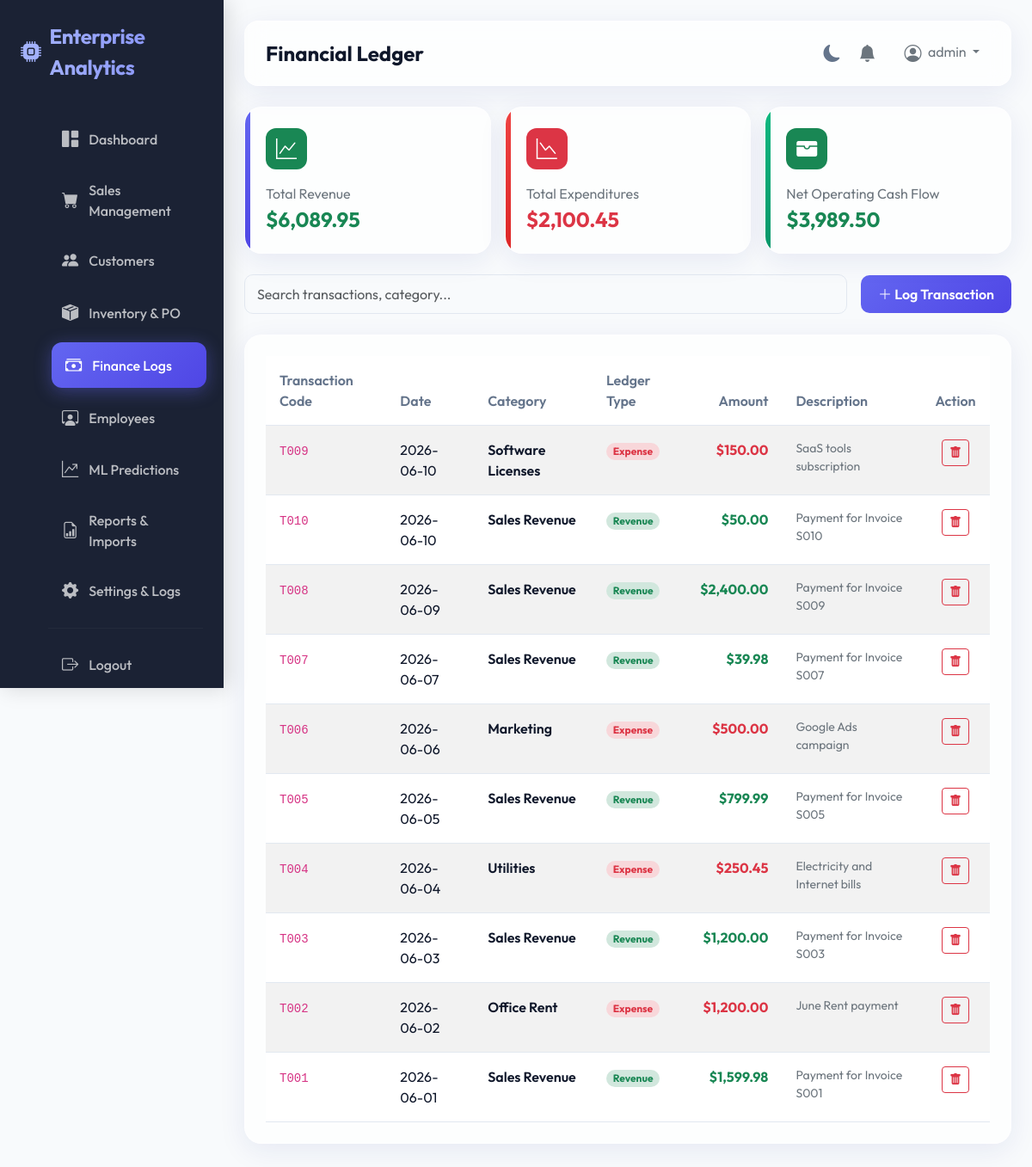
/finance/ (signed in), run on the app's committed database.
### models/user.py (models this page shows, shortened)
class User(db.Model, UserMixin):
    __tablename__ = 'users'
    id = db.Column(db.Integer, primary_key=True)
    username = db.Column(db.String(50), unique=True, nullable=False)
    password_hash = db.Column(db.String(255), nullable=False)
    role = db.Column(db.String(20), nullable=False, default='employee')  # admin, manager, employee
    created_at = db.Column(db.DateTime, default=datetime.utcnow)
    employee = db.relationship('Employee', back_populates='user', uselist=False)
    activity_logs = db.relationship('ActivityLog', back_populates='user')

### models/finance.py (models this page shows, shortened)
class Finance(db.Model):
    __tablename__ = 'finance'
    id = db.Column(db.Integer, primary_key=True)
    transaction_code = db.Column(db.String(20), unique=True, nullable=False)
    date = db.Column(db.Date, nullable=False, default=datetime.utcnow().date)
    category = db.Column(db.String(50), nullable=False)
    type = db.Column(db.String(20), nullable=False)  # Revenue, Expense
    amount = db.Column(db.Float, nullable=False, default=0.0)
    description = db.Column(db.String(200))

### blueprints/finance.py (the view)
@finance_bp.route('/')
@login_required
def index():
    records = Finance.query.order_by(Finance.date.desc()).all()
    total_rev = sum(r.amount for r in records if r.type == 'Revenue')
    total_exp = sum(r.amount for r in records if r.type == 'Expense')
    net_profit = total_rev - total_exp
    return render_template(
        'finance.html',
        records=records,
        total_revenue=total_rev,
        total_expense=total_exp,
        net_profit=net_profit
    )

### templates/finance.html (shortened to what this page needs)
{% extends "base.html" %}
{% block page_title %}Financial Ledger{% endblock %}
{% block content %}
<div class="container-fluid px-0 animate-fade-in">
    <div class="row g-3 mb-4">
        <div class="col-md-4">
            <div class="kpi-card">
                <div class="kpi-icon bg-success">
                    <i class="bi bi-graph-up"></i>
                </div>
                <p class="text-secondary mb-1">Total Revenue</p>
                <h4 class="fw-bold mb-0 text-success">${{ "{:,.2f}".format(total_revenue) }}</h4>
            </div>
        </div>
        <div class="col-md-4">
            <div class="kpi-card danger">
                <div class="kpi-icon bg-danger">
                    <i class="bi bi-graph-down"></i>
                </div>
                <p class="text-secondary mb-1">Total Expenditures</p>
                <h4 class="fw-bold mb-0 text-danger">${{ "{:,.2f}".format(total_expense) }}</h4>
            </div>
        </div>
        <div class="col-md-4">
            <div class="kpi-card {% if net_profit >= 0 %}secondary{% else %}danger{% endif %}">
                <div class="kpi-icon {% if net_profit >= 0 %}bg-success{% else %}bg-danger{% endif %}">
                    <i class="bi bi-wallet-fill"></i>
                </div>
                <p class="text-secondary mb-1">Net Operating Cash Flow</p>
                <h4 class="fw-bold mb-0 {% if net_profit >= 0 %}text-success{% else %}text-danger{% endif %}">${{ "{:,.2f}".format(net_profit) }}</h4>
            </div>
        </div>
    </div>
    <div class="d-flex justify-content-between align-items-center mb-4">
        <div class="search-wrapper flex-grow-1 max-width-400 me-3">
            <input type="text" id="financeSearchInput" class="form-control" placeholder="Search transactions, category..." onkeyup="searchTable('financeSearchInput', 'financeTable')">
        </div>
        <button type="button" class="btn btn-primary-gradient" data-bs-toggle="modal" data-bs-target="#addFinanceModal">
            <i class="bi bi-plus-lg"></i> Log Transaction
        </button>
    </div>
    <div class="analytics-panel">
        <div class="table-responsive">
            <table class="table table-hover table-striped mb-0 custom-table" id="financeTable">
                <thead>
                    <tr>
                        <th>Transaction Code</th>
                        <th>Date</th>
                        <th>Category</th>
                        <th>Ledger Type</th>
                        <th class="text-end">Amount</th>
                        <th>Description</th>
                        <th class="text-center" style="width: 80px;">Action</th>
                    </tr>
                </thead>
                <tbody>
                    {% if records %}
                        {% for r in records %}
                            <tr>
                                <td><code>{{ r.transaction_code }}</code></td>
                                <td>{{ r.date.strftime('%Y-%m-%d') }}</td>
                                <td class="fw-semibold">{{ r.category }}</td>
                                <td>
                                    <span class="badge rounded-pill {% if r.type == 'Revenue' %}bg-success-subtle text-success{% else %}bg-danger-subtle text-danger{% endif %}">
                                        {{ r.type }}
                                    </span>
                                </td>
                                <td class="text-end fw-bold {% if r.type == 'Revenue' %}text-success{% else %}text-danger{% endif %}">
                                    ${{ "{:,.2f}".format(r.amount) }}
                                </td>
                                <td class="text-secondary small">{{ r.description or 'N/A' }}</td>
                                <td class="text-center">
                                    <form action="{{ url_for('finance.delete', id=r.id) }}" method="POST" onsubmit="return confirm('Delete transaction {{ r.transaction_code }}?');">
                                        <button type="submit" class="btn btn-sm btn-outline-danger">
                                            <i class="bi bi-trash-fill"></i>
                                        </button>
                                    </form>
                                </td>
                            </tr>
                        {% endfor %}
                    {% else %}
                        <tr>
                            <td colspan="7" class="text-center text-muted py-5">No ledger records found. Click "Log Transaction" to create one.</td>
                        </tr>
                    {% endif %}
                </tbody>
            </table>
        </div>
    </div>
</div>
{% endblock %}

### templates/base.html (shortened to what this page needs)
<!DOCTYPE html>
<html lang="en" data-theme="light">
<head>
    <link href="https://cdn.jsdelivr.net/npm/bootstrap@5.3.3/dist/css/bootstrap.min.css" rel="stylesheet">
    <link href="https://cdn.jsdelivr.net/npm/bootstrap-icons@1.11.3/font/bootstrap-icons.min.css" rel="stylesheet">
    <link href="{{ url_for('static', filename='css/style.css') }}" rel="stylesheet">
</head>
<body>
    <aside class="sidebar">
        <div class="sidebar-brand">
            <i class="bi bi-cpu-fill"></i> Enterprise Analytics
        </div>
        <ul class="sidebar-menu">
            <li class="sidebar-item">
                <a href="{{ url_for('main.dashboard') }}" class="sidebar-link {% if request.endpoint == 'main.dashboard' %}active{% endif %}">
                    <i class="bi bi-grid-1x2-fill"></i> Dashboard
                </a>
            </li>
            <li class="sidebar-item">
                <a href="{{ url_for('sales.index') }}" class="sidebar-link {% if 'sales.' in request.endpoint %}active{% endif %}">
                    <i class="bi bi-cart-fill"></i> Sales Management
                </a>
            </li>
            <li class="sidebar-item">
                <a href="{{ url_for('customers.index') }}" class="sidebar-link {% if 'customers.' in request.endpoint %}active{% endif %}">
                    <i class="bi bi-people-fill"></i> Customers
                </a>
            </li>
            <li class="sidebar-item">
                <a href="{{ url_for('inventory.index') }}" class="sidebar-link {% if 'inventory.' in request.endpoint %}active{% endif %}">
                    <i class="bi bi-box-seam-fill"></i> Inventory & PO
                </a>
            </li>
            <li class="sidebar-item">
                <a href="{{ url_for('finance.index') }}" class="sidebar-link {% if 'finance.' in request.endpoint %}active{% endif %}">
                    <i class="bi bi-cash-stack"></i> Finance Logs
                </a>
            </li>
            {% if current_user.role in ['admin', 'manager'] %}
            <li class="sidebar-item">
                <a href="{{ url_for('employees.index') }}" class="sidebar-link {% if 'employees.' in request.endpoint %}active{% endif %}">
                    <i class="bi bi-person-workspace"></i> Employees
                </a>
            </li>
            {% endif %}
            <li class="sidebar-item">
                <a href="{{ url_for('ml.index') }}" class="sidebar-link {% if 'ml.' in request.endpoint %}active{% endif %}">
                    <i class="bi bi-graph-up-arrow"></i> ML Predictions
                </a>
            </li>
            <li class="sidebar-item">
                <a href="{{ url_for('reports.index') }}" class="sidebar-link {% if 'reports.' in request.endpoint %}active{% endif %}">
                    <i class="bi bi-file-earmark-bar-graph"></i> Reports & Imports
                </a>
            </li>
            <li class="sidebar-item">
                <a href="{{ url_for('main.settings') }}" class="sidebar-link {% if request.endpoint == 'main.settings' %}active{% endif %}">
                    <i class="bi bi-gear-fill"></i> Settings & Logs
                </a>
            </li>
            <hr style="border-color: rgba(255,255,255,0.15)">
            <li class="sidebar-item">
                <a href="{{ url_for('auth.logout') }}" class="sidebar-link">
                    <i class="bi bi-box-arrow-right"></i> Logout
                </a>
            </li>
        </ul>
    </aside>
    <main class="main-wrapper">
        <header class="top-navbar">
            <h4 class="mb-0 fw-bold text-gradient">{% block page_title %}Dashboard{% endblock %}</h4>
            <div class="navbar-actions">
                <button type="button" class="theme-toggle-btn" id="themeToggleBtn">
                    <i class="bi bi-moon-fill"></i>
                </button>
                <div class="dropdown">
                    <button class="btn btn-link position-relative p-0 text-secondary" type="button" data-bs-toggle="dropdown" aria-expanded="false" onclick="markNotificationsRead()">
                        <i class="bi bi-bell-fill fs-5"></i>
                    </button>
                </div>
                <div class="dropdown">
                    <button class="btn btn-outline-secondary dropdown-toggle border-0" type="button" data-bs-toggle="dropdown" aria-expanded="false">
                        <i class="bi bi-person-circle fs-5 me-1 align-middle"></i> {{ current_user.username }}
                    </button>
                </div>
            </div>
        </header>
        {% block content %}{% endblock %}
    </main>
</body>
</html>

### data on the page
User: username "admin"
Finance: transaction_code "T009", date "2026-06-10", category "Software Licenses", type "Expense", amount "150.00", description "SaaS tools subscription"
Finance: transaction_code "T010", date "2026-06-10", category "Sales Revenue", type "Revenue", amount "50.00", description "Payment for Invoice S010"
Finance: transaction_code "T008", date "2026-06-09", category "Sales Revenue", type "Revenue", amount "2,400.00", description "Payment for Invoice S009"
Finance: transaction_code "T007", date "2026-06-07", category "Sales Revenue", type "Revenue", amount "39.98", description "Payment for Invoice S007"
Finance: transaction_code "T006", date "2026-06-06", category "Marketing", type "Expense", amount "500.00", description "Google Ads campaign"
Finance: transaction_code "T005", date "2026-06-05", category "Sales Revenue", type "Revenue", amount "799.99", description "Payment for Invoice S005"
Finance: transaction_code "T004", date "2026-06-04", category "Utilities", type "Expense", amount "250.45", description "Electricity and Internet bills"
Finance: transaction_code "T003", date "2026-06-03", category "Sales Revenue", type "Revenue", amount "1,200.00", description "Payment for Invoice S003"
Finance: transaction_code "T002", date "2026-06-02", category "Office Rent", type "Expense", amount "1,200.00", description "June Rent payment"
Finance: transaction_code "T001", date "2026-06-01", category "Sales Revenue", type "Revenue", amount "1,599.98", description "Payment for Invoice S001"

### other printed values
{{ "{:,.2f}".format(total_revenue) }} "6,089.95"
{{ "{:,.2f}".format(total_expense) }} "2,100.45"
{{ "{:,.2f}".format(net_profit) }} "3,989.50"
